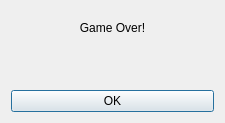
<?xml version="1.0" encoding="UTF-8"?>
<ui version="4.0">
 <class>EndDialog</class>
 <widget class="QDialog" name="EndDialog">
  <property name="geometry">
   <rect>
    <x>0</x>
    <y>0</y>
    <width>225</width>
    <height>123</height>
   </rect>
  </property>
  <property name="windowTitle">
   <string>Game Ended</string>
  </property>
  <layout class="QVBoxLayout" name="verticalLayout">
   <item>
    <widget class="QLabel" name="label">
     <property name="text">
      <string>Game Over!</string>
     </property>
     <property name="alignment">
      <set>Qt::AlignCenter</set>
     </property>
    </widget>
   </item>
   <item>
    <widget class="QLabel" name="winTeam">
     <property name="sizePolicy">
      <sizepolicy hsizetype="Preferred" vsizetype="Preferred">
       <horstretch>0</horstretch>
       <verstretch>0</verstretch>
      </sizepolicy>
     </property>
     <property name="text">
      <string/>
     </property>
     <property name="alignment">
      <set>Qt::AlignCenter</set>
     </property>
    </widget>
   </item>
   <item>
    <widget class="QPushButton" name="pushButton">
     <property name="text">
      <string>OK</string>
     </property>
    </widget>
   </item>
  </layout>
 </widget>
 <resources/>
 <connections>
  <connection>
   <sender>pushButton</sender>
   <signal>clicked()</signal>
   <receiver>EndDialog</receiver>
   <slot>close()</slot>
   <hints>
    <hint type="sourcelabel">
     <x>196</x>
     <y>235</y>
    </hint>
    <hint type="destinationlabel">
     <x>199</x>
     <y>149</y>
    </hint>
   </hints>
  </connection>
 </connections>
</ui>
